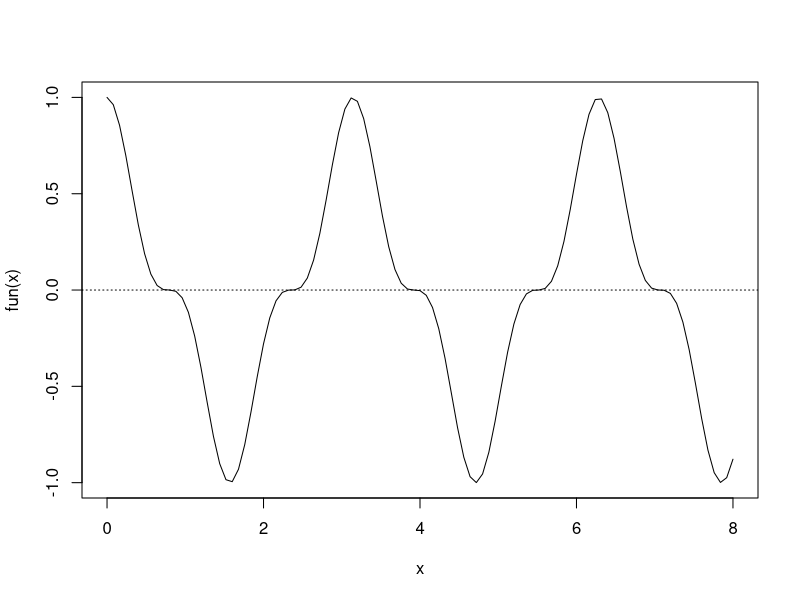

The R source for this figure: (Note: this script raises an error after producing the figure.)
## ---- chunk 1
knitr::opts_chunk$set(echo = TRUE, message = FALSE, warning = FALSE, eval = FALSE)
## ---- chunk 2
fun <- function (x) cos(2*x)^3
curve(fun, 0, 8) # 先画个图看看解大约在哪里
abline(h = 0, lty = 3) # 把0轴搞出来
uni <- uniroot(fun, c(0, 8))$root # 此时求解
## ---- chunk 3
optimize(f,interval= c(0,1),...,tol, maximum = FALSE....) 
## ---- chunk 4
para <- list(R1 = 0.1, phi1 = 0.8, H1 = 0.3, A1 = 0.8, intcp = 1) %>% as.numeric()
# par就是要优化的参数的初值
# fn就是要优化的函数，譬如似然函数，这个函数可以包含多个参数，
#    如这里的Y,X,r等。然后那个没写进来的参数就是要优化的参数。
#    lnlik <- function(Y = Y, X = X,para = para, r = 1){...}
# gr和hess如果必要，可以包含进来。
# lower,upper就是搜寻的上下界。
a <- optimx(par = para, fn = lnlik, Y = Y, X = X, r = 1, 
            lower = c(0.01,0.01,0.01,0.01,-Inf), 
            upper = c(Inf, 0.99,Inf,Inf,Inf),control = list(all.methods = T))
gHgen(par, fn) # 创造得分矩阵，海塞矩阵。
## ---- chunk 5
# 比如我的目标函数如下
fn <- function (x,a,b){
    ...
}
# 约束函数如下。一定要把a和b写进去，即便函数中未用到它
hin <- function(x, a, b){
    ...
}
# 优化函数如下
constrOptim.nl(par, fn, gr = NULL, 
hin = NULL, hin.jac = NULL, heq = NULL, heq.jac = NULL, 
control.outer=list(), control.optim = list(), ...)
